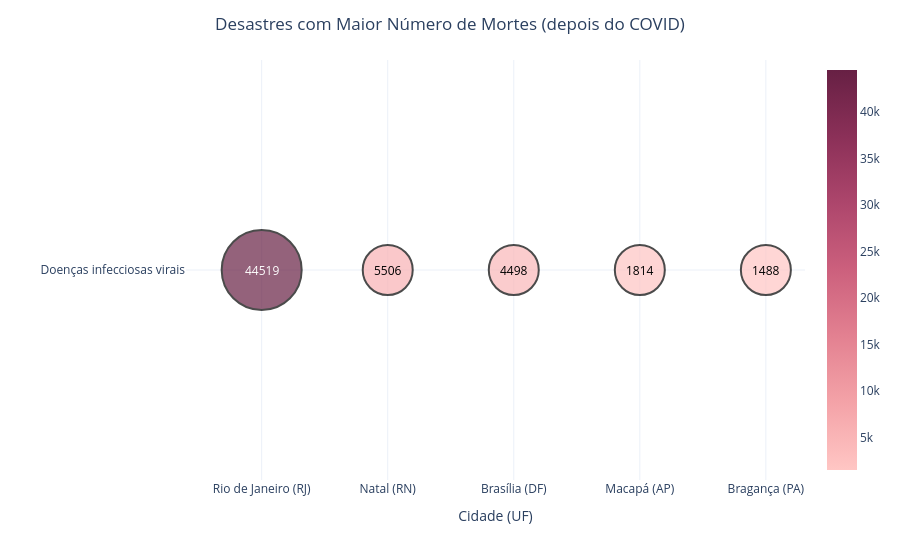

Write notebook code for a chart like this one.
### Markdown cell above
Criar gráfico
- Bubble

### Code cell
q3_covid_df["location"] = q3_covid_df["city"] + " (" + q3_covid_df["state"] + ")"
q3_covid_df["deaths"] = pd.to_numeric(q3_covid_df["deaths"], errors="coerce")

fig = px.scatter(
    q3_covid_df,
    x="location",
    y="disaster",
    size="deaths",
    color="deaths",
    size_max=80,
    color_continuous_scale="burg"
)

fig.update_traces(
    marker=dict(
        sizemode="area",
        sizeref=2.0 * q3_covid_df["deaths"].max() / (80 ** 2),
        sizemin=25,
        line=dict(width=2, color="black")
    )
)

for _, row in q3_covid_df.iterrows():
    font_color = "white" if row["deaths"] >= 30000 else "black"
    fig.add_annotation(
        x=row["location"],
        y=row["disaster"],
        text=f"{int(row['deaths'])}",
        showarrow=False,
        font=dict(size=12, color=font_color)
    )

fig.update_layout(
    title="Desastres com Maior Número de Mortes (depois do COVID)",
    title_x=0.5,
    template="plotly_white",
    xaxis_title="Cidade (UF)",
    yaxis_title="",
    coloraxis_colorbar=dict(title="")
)

fig.show()

### Figure 1 — Plotly figure (JSON) as saved in the notebook; plotly's stock layout.template omitted (floating-point values rounded to 4 significant figures)
{"data": [{"hovertemplate": "location=%{x}<br>disaster=%{y}<br>deaths=%{marker.color}<extra></extra>", "legendgroup": "", "marker": {"color": [44520.0, 5506.0, 4498.0, 1814.0, 1488.0], "coloraxis": "coloraxis", "line": {"color": "black", "width": 2}, "size": [44520.0, 5506.0, 4498.0, 1814.0, 1488.0], "sizemin": 25, "sizemode": "area", "sizeref": 13.91, "symbol": "circle"}, "mode": "markers", "name": "", "orientation": "v", "showlegend": false, "type": "scatter", "x": ["Rio de Janeiro (RJ)", "Natal (RN)", "Brasília (DF)", "Macapá (AP)", "Bragança (PA)"], "xaxis": "x", "y": [" Doenças infecciosas virais", " Doenças infecciosas virais", " Doenças infecciosas virais", " Doenças infecciosas virais", " Doenças infecciosas virais"], "yaxis": "y"}], "layout": {"annotations": [{"font": {"color": "white", "size": 12}, "showarrow": false, "text": "44519", "x": "Rio de Janeiro (RJ)", "y": " Doenças infecciosas virais"}, {"font": {"color": "black", "size": 12}, "showarrow": false, "text": "5506", "x": "Natal (RN)", "y": " Doenças infecciosas virais"}, {"font": {"color": "black", "size": 12}, "showarrow": false, "text": "4498", "x": "Brasília (DF)", "y": " Doenças infecciosas virais"}, {"font": {"color": "black", "size": 12}, "showarrow": false, "text": "1814", "x": "Macapá (AP)", "y": " Doenças infecciosas virais"}, {"font": {"color": "black", "size": 12}, "showarrow": false, "text": "1488", "x": "Bragança (PA)", "y": " Doenças infecciosas virais"}], "coloraxis": {"colorbar": {"title": {"text": ""}}, "colorscale": [[0, "rgb(255, 198, 196)"], [0.1667, "rgb(244, 163, 168)"], [0.3333, "rgb(227, 129, 145)"], [0.5, "rgb(204, 96, 125)"], [0.6667, "rgb(173, 70, 108)"], [0.8333, "rgb(139, 48, 88)"], [1, "rgb(103, 32, 68)"]]}, "legend": {"itemsizing": "constant", "tracegroupgap": 0}, "margin": {"t": 60}, "title": {"text": "Desastres com Maior Número de Mortes (depois do COVID)", "x": 0.5}, "xaxis": {"anchor": "y", "domain": [0, 1], "title": {"text": "Cidade (UF)"}}, "yaxis": {"anchor": "x", "domain": [0, 1], "title": {"text": ""}}}}
